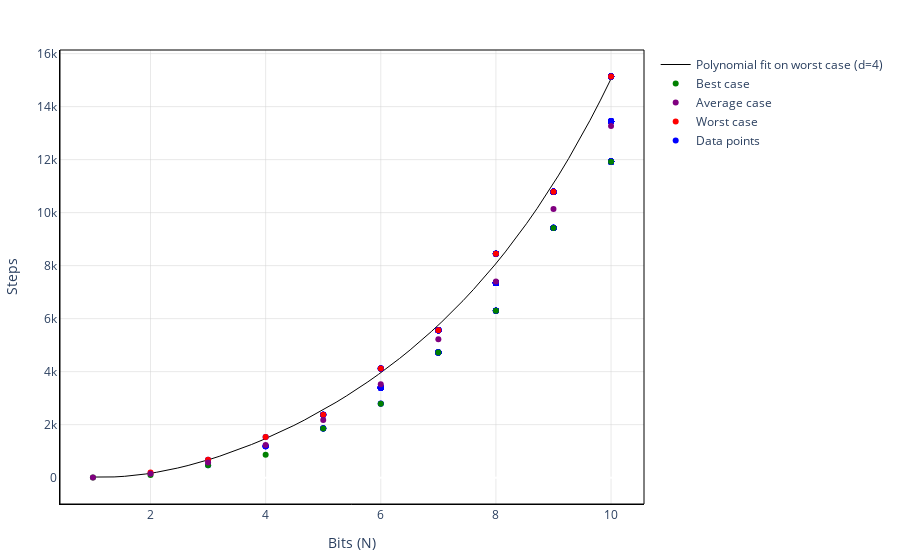

This figure's notebook cell:
### Markdown cell above
Finally, we can plot our data points for each N and the 4th degree polynomial fit.

### Code cell
flat_list = itertools.chain(*numero_digits)
flat_list2 = itertools.chain(*numero_iteracions)
worst_best = itertools.chain(*worst_best_case)

w_b_case = np.array(list(worst_best))
color = w_b_case.astype(str)
color[w_b_case==0] = "blue"
color[w_b_case==1] = "green"
color[w_b_case==2] = "red"


print("bits", bits_vector)
print("worst steps", worst_vector)

coef = np.polyfit(bits_vector,worst_vector,4)
poly1d_fn = np.poly1d(coef) 

y1=[]
x1 = np.linspace((np.array(x)).min(),(np.array(x)).max(),num=50)
for value in x1:
    p = poly1d_fn(value)
    y1.append(p)

Fig = go.Figure(
    data=[go.Scatter(x=list(x1), y= y1, mode='lines',line=dict(width=1), name = 'Polynomial fit on worst case (d=4)', marker_color = "black"),
          go.Scatter(x=list(flat_list), y= list(flat_list2), mode='markers',marker_color = color, name = 'Best case'),
          go.Scatter(x=bits_vector, y=average_vector, mode="markers", marker_color="purple",name='Average case')]
)
Fig.add_trace(
    go.Scatter(x=[None], y=[None], mode='markers', marker_color="red", name='Worst case')
)
Fig.add_trace(
    go.Scatter(x=[None], y=[None], mode='markers', marker_color="blue", name='Data points')
)
Fig.update_layout(xaxis=dict(showgrid=True, gridcolor='lightgray', gridwidth=0.5), 
                  yaxis=dict(showgrid=True, gridcolor='lightgray', gridwidth=0.5))
Fig.update_layout(
    xaxis_title="Bits (N)",
    yaxis_title="Steps",
    xaxis=dict(linecolor='black', linewidth=1),
    yaxis=dict(linecolor='black', linewidth=1),
    margin=dict(l=50, r=50, b=50, t=50),
    plot_bgcolor='white',
    shapes=[
        dict(
            type='rect',
            xref='paper', yref='paper',
            x0=0, y0=0,
            x1=1, y1=1,
            line=dict(color='black', width=1)
        )
    ]
)
Fig.show()

### Figure 1 — Plotly figure (JSON) as saved in the notebook; plotly's stock layout.template omitted (floating-point values rounded to 4 significant figures; data arrays with more than 128 entries replaced by an {"elided": "..."} marker saying what was removed)
{"data": [{"line": {"width": 1}, "marker": {"color": "black"}, "mode": "lines", "name": "Polynomial fit on worst case (d=4)", "type": "scatter", "x": [1, 1.184, 1.367, 1.551, 1.735, 1.918, 2.102, 2.286, 2.469, 2.653, 2.837, 3.02, 3.204, 3.388, 3.571, 3.755, 3.939, 4.122, 4.306, 4.49, 4.673, 4.857, 5.041, 5.224, 5.408, 5.592, 5.776, 5.959, 6.143, 6.327, 6.51, 6.694, 6.878, 7.061, 7.245, 7.429, 7.612, 7.796, 7.98, 8.163, 8.347, 8.531, 8.714, 8.898, 9.082, 9.265, 9.449, 9.633, 9.816, 10], "y": [22.92, 17.55, 27.23, 51.21, 88.77, 139.3, 202.1, 276.7, 362.6, 459.4, 566.7, 684.2, 811.5, 948.6, 1095.0, 1251.0, 1417.0, 1591.0, 1776.0, 1969.0, 2173.0, 2386.0, 2610.0, 2844.0, 3090.0, 3346.0, 3615.0, 3896.0, 4190.0, 4498.0, 4820.0, 5158.0, 5511.0, 5882.0, 6271.0, 6678.0, 7105.0, 7554.0, 8024.0, 8518.0, 9037.0, 9582.0, 10150.0, 10750.0, 11390.0, 12050.0, 12750.0, 13480.0, 14250.0, 15050.0]}, {"marker": {"color": {"elided": "1023 str values"}}, "mode": "markers", "name": "Best case", "type": "scatter", "x": {"elided": "1023 int values"}, "y": {"elided": "1023 int values"}}, {"marker": {"color": "purple"}, "mode": "markers", "name": "Average case", "type": "scatter", "x": [1, 2, 3, 4, 5, 6, 7, 8, 9, 10], "y": [4, 148.5, 569.8, 1232.0, 2179.0, 3521.0, 5221.0, 7399.0, 10140.0, 13270.0]}, {"marker": {"color": "red"}, "mode": "markers", "name": "Worst case", "type": "scatter", "x": [null], "y": [null]}, {"marker": {"color": "blue"}, "mode": "markers", "name": "Data points", "type": "scatter", "x": [null], "y": [null]}], "layout": {"margin": {"b": 50, "l": 50, "r": 50, "t": 50}, "plot_bgcolor": "white", "shapes": [{"line": {"color": "black", "width": 1}, "type": "rect", "x0": 0, "x1": 1, "xref": "paper", "y0": 0, "y1": 1, "yref": "paper"}], "xaxis": {"gridcolor": "lightgray", "gridwidth": 0.5, "linecolor": "black", "linewidth": 1, "showgrid": true, "title": {"text": "Bits (N)"}}, "yaxis": {"gridcolor": "lightgray", "gridwidth": 0.5, "linecolor": "black", "linewidth": 1, "showgrid": true, "title": {"text": "Steps"}}}}
